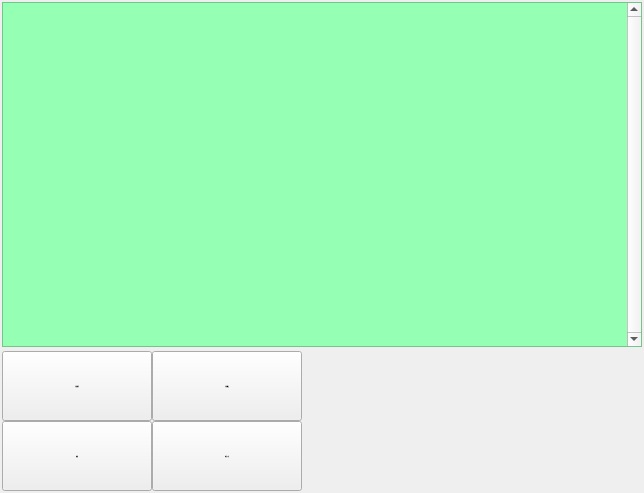
        <widget class="QWidget" name="TabUSB">
         <attribute name="title">
          <string>USB目录</string>
         </attribute>
         <layout class="QGridLayout" name="gridLayout">
          <property name="horizontalSpacing">
           <number>2</number>
          </property>
          <property name="verticalSpacing">
           <number>4</number>
          </property>
          <property name="margin">
           <number>2</number>
          </property>
          <item row="0" column="0">
           <layout class="QHBoxLayout" name="horizontalLayout">
            <item>
             <widget class="QTableView" name="usbView">
              <property name="sizePolicy">
               <sizepolicy hsizetype="Expanding" vsizetype="Expanding">
                <horstretch>0</horstretch>
                <verstretch>0</verstretch>
               </sizepolicy>
              </property>
              <property name="minimumSize">
               <size>
                <width>640</width>
                <height>345</height>
               </size>
              </property>
              <property name="maximumSize">
               <size>
                <width>790</width>
                <height>800</height>
               </size>
              </property>
              <property name="font">
               <font>
                <family>微软雅黑</family>
                <pointsize>-1</pointsize>
                <weight>50</weight>
                <italic>false</italic>
                <bold>false</bold>
               </font>
              </property>
              <property name="focusPolicy">
               <enum>Qt::NoFocus</enum>
              </property>
              <property name="styleSheet">
               <string notr="true">QTableView
{
	selection-background-color: rgb(64, 168, 255);
	background-color: rgb(149, 255, 179);
	alternate-background-color: rgb(199, 255, 255);
	gridline-color: rgb(168, 180, 168);
}</string>
              </property>
              <property name="frameShadow">
               <enum>QFrame::Plain</enum>
              </property>
              <property name="verticalScrollBarPolicy">
               <enum>Qt::ScrollBarAlwaysOn</enum>
              </property>
              <property name="horizontalScrollBarPolicy">
               <enum>Qt::ScrollBarAlwaysOff</enum>
              </property>
              <property name="autoScroll">
               <bool>false</bool>
              </property>
              <property name="editTriggers">
               <set>QAbstractItemView::NoEditTriggers</set>
              </property>
              <property name="tabKeyNavigation">
               <bool>false</bool>
              </property>
              <property name="showDropIndicator" stdset="0">
               <bool>false</bool>
              </property>
              <property name="dragDropOverwriteMode">
               <bool>false</bool>
              </property>
              <property name="alternatingRowColors">
               <bool>true</bool>
              </property>
              <property name="selectionMode">
               <enum>QAbstractItemView::SingleSelection</enum>
              </property>
              <property name="selectionBehavior">
               <enum>QAbstractItemView::SelectRows</enum>
              </property>
              <property name="iconSize">
               <size>
                <width>32</width>
                <height>32</height>
               </size>
              </property>
              <property name="sortingEnabled">
               <bool>true</bool>
              </property>
              <property name="wordWrap">
               <bool>false</bool>
              </property>
              <attribute name="horizontalHeaderDefaultSectionSize">
               <number>0</number>
              </attribute>
              <attribute name="horizontalHeaderHighlightSections">
               <bool>false</bool>
              </attribute>
              <attribute name="horizontalHeaderMinimumSectionSize">
               <number>40</number>
              </attribute>
              <attribute name="verticalHeaderDefaultSectionSize">
               <number>40</number>
              </attribute>
              <attribute name="verticalHeaderMinimumSectionSize">
               <number>40</number>
              </attribute>
             </widget>
            </item>
           </layout>
          </item>
          <item row="1" column="0">
           <layout class="QGridLayout" name="gridLayout_7">
            <item row="0" column="1">
             <widget class="xPushButton" name="BtnUsbExport_tmp">
              <property name="sizePolicy">
               <sizepolicy hsizetype="Fixed" vsizetype="Fixed">
                <horstretch>0</horstretch>
                <verstretch>0</verstretch>
               </sizepolicy>
              </property>
              <property name="minimumSize">
               <size>
                <width>150</width>
                <height>70</height>
               </size>
              </property>
              <property name="maximumSize">
               <size>
                <width>150</width>
                <height>70</height>
               </size>
              </property>
              <property name="font">
               <font>
                <family>微软雅黑</family>
                <pointsize>-1</pointsize>
                <weight>50</weight>
                <italic>false</italic>
                <bold>false</bold>
               </font>
              </property>
              <property name="focusPolicy">
               <enum>Qt::NoFocus</enum>
              </property>
              <property name="text">
               <string>导到模板</string>
              </property>
              <property name="icon">
               <iconset>
                <normaloff>:/img/32X32/ExportTmp.png</normaloff>:/img/32X32/ExportTmp.png</iconset>
              </property>
              <property name="iconSize">
               <size>
                <width>32</width>
                <height>32</height>
               </size>
              </property>
             </widget>
            </item>
            <item row="2" column="1">
             <widget class="xPushButton" name="BtnPopup">
              <property name="sizePolicy">
               <sizepolicy hsizetype="Fixed" vsizetype="Fixed">
                <horstretch>0</horstretch>
                <verstretch>0</verstretch>
               </sizepolicy>
              </property>
              <property name="minimumSize">
               <size>
                <width>150</width>
                <height>70</height>
               </size>
              </property>
              <property name="maximumSize">
               <size>
                <width>150</width>
                <height>70</height>
               </size>
              </property>
              <property name="font">
               <font>
                <family>微软雅黑</family>
                <pointsize>-1</pointsize>
                <weight>50</weight>
                <italic>false</italic>
                <bold>false</bold>
               </font>
              </property>
              <property name="focusPolicy">
               <enum>Qt::NoFocus</enum>
              </property>
              <property name="text">
               <string>弹出U盘</string>
              </property>
              <property name="iconSize">
               <size>
                <width>32</width>
                <height>32</height>
               </size>
              </property>
             </widget>
            </item>
            <item row="2" column="0">
             <widget class="xPushButton" name="BtnRefresh">
              <property name="minimumSize">
               <size>
                <width>150</width>
                <height>70</height>
               </size>
              </property>
              <property name="maximumSize">
               <size>
                <width>150</width>
                <height>70</height>
               </size>
              </property>
              <property name="font">
               <font>
                <family>微软雅黑</family>
                <pointsize>-1</pointsize>
                <weight>50</weight>
                <italic>false</italic>
                <bold>false</bold>
               </font>
              </property>
              <property name="focusPolicy">
               <enum>Qt::NoFocus</enum>
              </property>
              <property name="text">
               <string>刷新</string>
              </property>
              <property name="IsBoxBtn" stdset="0">
               <bool>false</bool>
              </property>
             </widget>
            </item>
            <item row="0" column="0">
             <widget class="xPushButton" name="BtnUsbExport_pgm">
              <property name="sizePolicy">
               <sizepolicy hsizetype="Fixed" vsizetype="Fixed">
                <horstretch>0</horstretch>
                <verstretch>0</verstretch>
               </sizepolicy>
              </property>
              <property name="minimumSize">
               <size>
                <width>150</width>
                <height>70</height>
               </size>
              </property>
              <property name="maximumSize">
               <size>
                <width>150</width>
                <height>70</height>
               </size>
              </property>
              <property name="font">
               <font>
                <family>微软雅黑</family>
                <pointsize>-1</pointsize>
                <weight>50</weight>
                <italic>false</italic>
                <bold>false</bold>
               </font>
              </property>
              <property name="focusPolicy">
               <enum>Qt::NoFocus</enum>
              </property>
              <property name="text">
               <string>导到程序</string>
              </property>
              <property name="iconSize">
               <size>
                <width>32</width>
                <height>32</height>
               </size>
              </property>
             </widget>
            </item>
            <item row="0" column="2">
             <spacer name="horizontalSpacer_3">
              <property name="orientation">
               <enum>Qt::Horizontal</enum>
              </property>
              <property name="sizeHint" stdset="0">
               <size>
                <width>40</width>
                <height>20</height>
               </size>
              </property>
             </spacer>
            </item>
           </layout>
          </item>
         </layout>
        </widget>
